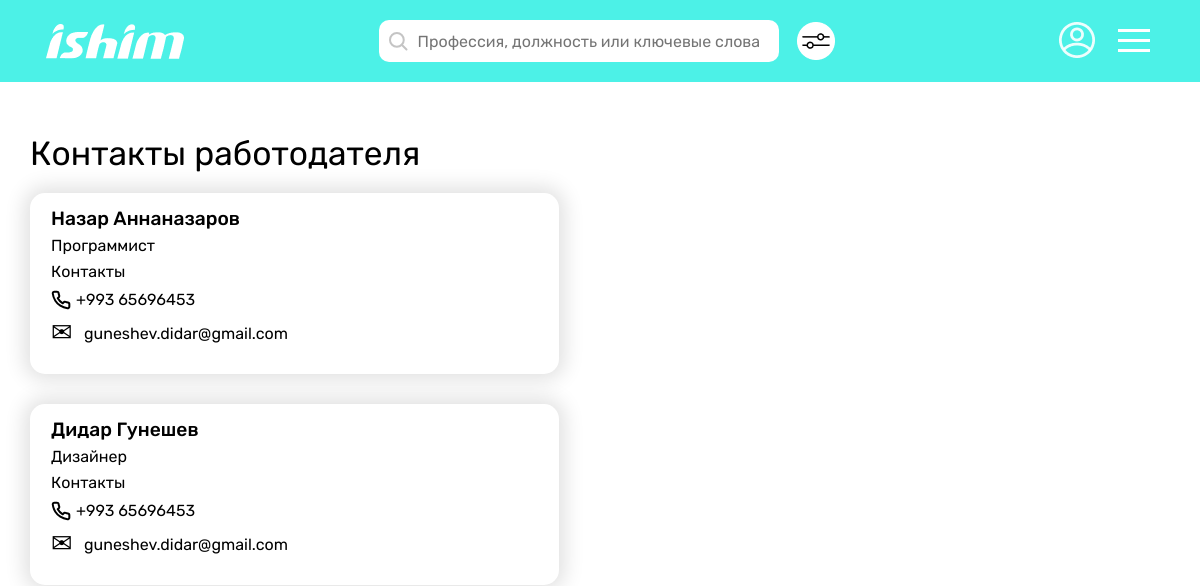
Screenshot of /contacts/saved (signed in) with the database file from the repository.
### contacts/models.py (models this page shows)
class Contact(models.Model):
    content = models.TextField()
    vacancy = models.OneToOneField(Vacancy, on_delete=models.CASCADE)
    def content_as_list(self):
        return self.content.split('\n')

### vacancy/models.py (models this page shows, shortened)
class Vacancy(models.Model):
    creator = models.ForeignKey(User, on_delete=models.CASCADE)
    position = models.CharField(max_length=65)
    sphere = models.CharField(max_length=100)
    min_salary = models.IntegerField(default=0)
    max_salary = models.IntegerField()
    registration = models.CharField(max_length=100, default='не имеет значения')
    experience = models.CharField(max_length=65)
    min_age = models.IntegerField()
    max_age = models.IntegerField()
    sex = models.CharField(max_length=65, default='не имеет значения')
    education = models.CharField(max_length=65)
    responsibilities = models.TextField()
    work_terms = models.TextField()
    busyness = models.CharField(max_length=65, default='')
    work_graph = models.CharField(max_length=65)
    payment = models.TextField(default='')
    views = models.IntegerField(default=0)
    creation_date = models.DateTimeField(auto_now_add=True)
    class Meta:
        verbose_name_plural = "Vacancies"

### contacts/views.py (the view)
# urls.py: path('saved', tm_views.saved, name='saved-contacts-tm'),
@employee_required
@login_required
def saved(request):
    contacts = [saved.contact for saved in request.user.chosencontact_set.all()]
    context = {
        'contacts': contacts
    }
    return render(request, 'contacts/saved.html', context)

### contacts/templates/contacts/saved.html (shortened to what this page needs)
{% extends "main/base.html" %}
{% load static %}
{% block content %}
      <div class="container__main pad-0 w-1920">
         {% include 'main/header_employee.html' %}
         <div class="search__history">
            <div class="container__content">
               <h1 class="h__fav__top__title">Контакты работодателя</h1>
               {% for contact in contacts %}
               {% with content=contact.content_as_list %}
               <div class="h__notif__item">
                  <h3 class="h__notif__item__title">{{ content.0 }}</h3>
                  <div class="h__notif__item__txt">{{ contact.vacancy.position }}</div>
                  <div class="h__notif__item__txt">Контакты</div>
                  <div class="h__notif__item__txt">
                     <svg width="20" height="20" class="mr5">
                        <use xlink:href="#mob__pic" width="20" height="20" fill="none" stroke="black"></use>
                     </svg>
                     {{ content.1 }}</div>
                  <div class="h__notif__item__txt"><span class="mr5">✉</span>{{ content.2 }}</div>
               </div>
               {% endwith %}
               {% endfor %}
            </div>
         </div>
      </div>
      {% endblock %}

### static/main.css (style rules this page uses)
* { padding: 0; margin: 0; border: 0; }
*, *:before, *:after { -moz-box-sizing: border-box; -webkit-box-sizing: border-box; box-sizing: border-box; }
html, body { height: 100%; width: 100%; font-size: 100%; line-height: 1; font-size: 16px; -ms-text-size-adjust: 100%; -moz-text-size-adjust: 100%; -webkit-text-size-adjust: 100%; color: #000; font-family: 'Rubik', sans-serif; }
h1, h2, h3, h4, h5, h6 { font-size: inherit; font-weight: 400; margin: 0; }
svg { margin: 0; padding: 0; }
.w-1920 { width: 100%; max-width: 1920px; }
.pad-0 { padding: 0; }
.mr5 { margin-right: 5px; }
.container__content { width: 100%; max-width: 1440px; padding: 0 30px; margin: 0 auto; position: relative; }
.container__main { width: 100%; margin: 0 auto; position: relative; }
.h__fav__top__title { font-size: 2.1rem; margin-bottom: 22px; }
.search__history { padding: 55px 0; }
.h__notif__item { width: 100%; max-width: 529px; padding: 16px 21px; box-shadow: 0px 0px 20px 6px rgba(0, 0, 0, 0.12); border-radius: 15px; transition: 0.4s linear; margin-bottom: 30px; }
.h__notif__item__title { font-size: 1.2rem; font-weight: 500; margin-bottom: 10px; }
.h__notif__item__txt { display: flex; width: 100%; align-items: center; margin-bottom: 10px; }
.h__notif__item__txt span { display: flex; width: 28px; height: 28px; font-size: 1.6rem; }

### rows the page displays
Contact: content_as_list.0 "Назар Аннаназаров", vacancy.position "Программист", content_as_list.1 "+993 65696453", content_as_list.2 "guneshev.didar@gmail.com"
Contact: content_as_list.0 "Дидар Гунешев", vacancy.position "Дизайнер", content_as_list.1 "+993 65696453", content_as_list.2 "guneshev.didar@gmail.com"
